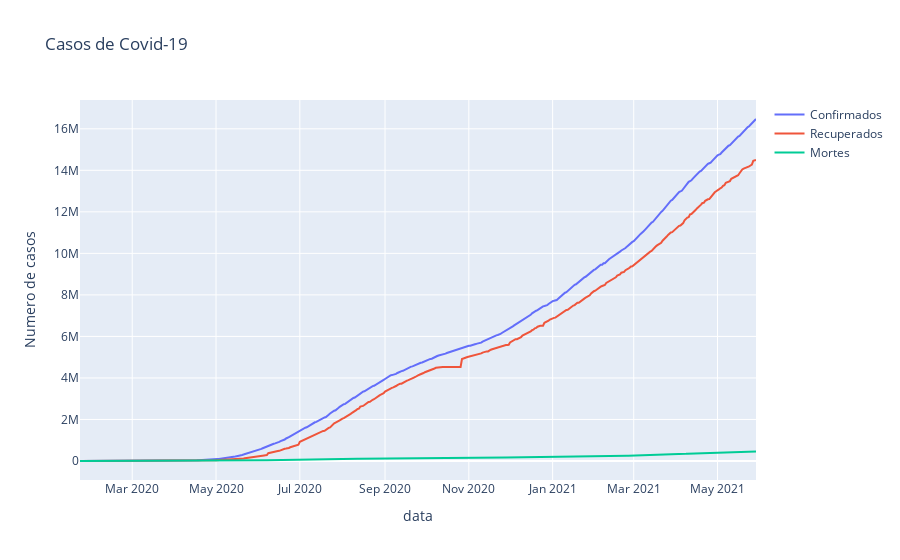

This figure's notebook cell:
### Markdown cell above
Plotando agora o grafico de casos confirmados, recuperados e mortes ao longo do tempo

### Code cell
fig=go.Figure()
fig.add_trace(go.Scatter(x=df_brasil_casos.index, y=df_brasil_casos['Confirmed'], name='Confirmados'))

fig.add_trace(go.Scatter(x=df_brasil_casos.index, y=df_brasil_casos['Recovered'], name='Recuperados'))

fig.add_trace(go.Scatter(x=df_brasil_casos.index, y=df_brasil_casos['Deaths'], name='Mortes'))

fig.update_layout(title='Casos de Covid-19',
                  xaxis_title='data',
                  yaxis_title='Numero de casos')

### Figure 1 — Plotly figure (JSON) as saved in the notebook; plotly's stock layout.template omitted (floating-point values rounded to 4 significant figures; data arrays with more than 128 entries replaced by an {"elided": "..."} marker saying what was removed)
{"data": [{"name": "Confirmados", "type": "scatter", "x": {"elided": "460 str values"}, "y": {"elided": "460 int values"}}, {"name": "Recuperados", "type": "scatter", "x": {"elided": "460 str values"}, "y": {"elided": "460 int values"}}, {"name": "Mortes", "type": "scatter", "x": {"elided": "460 str values"}, "y": {"elided": "460 int values"}}], "layout": {"title": {"text": "Casos de Covid-19"}, "xaxis": {"title": {"text": "data"}}, "yaxis": {"title": {"text": "Numero de casos"}}}}
